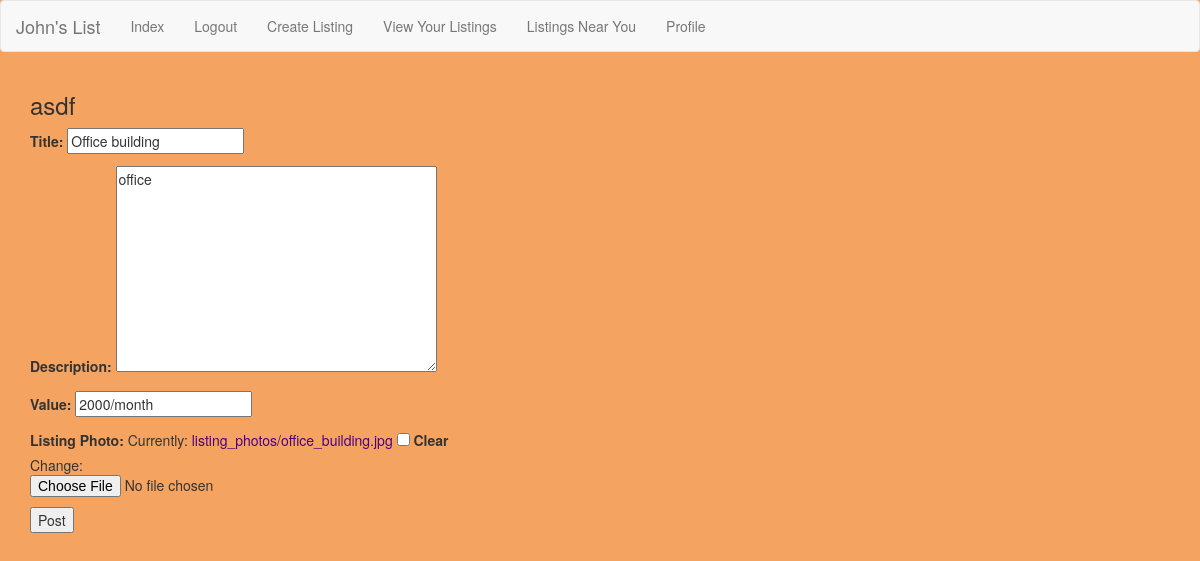
The page /accounts/profile/listings/update_listing/5/ (signed in) on the database as committed earlier.
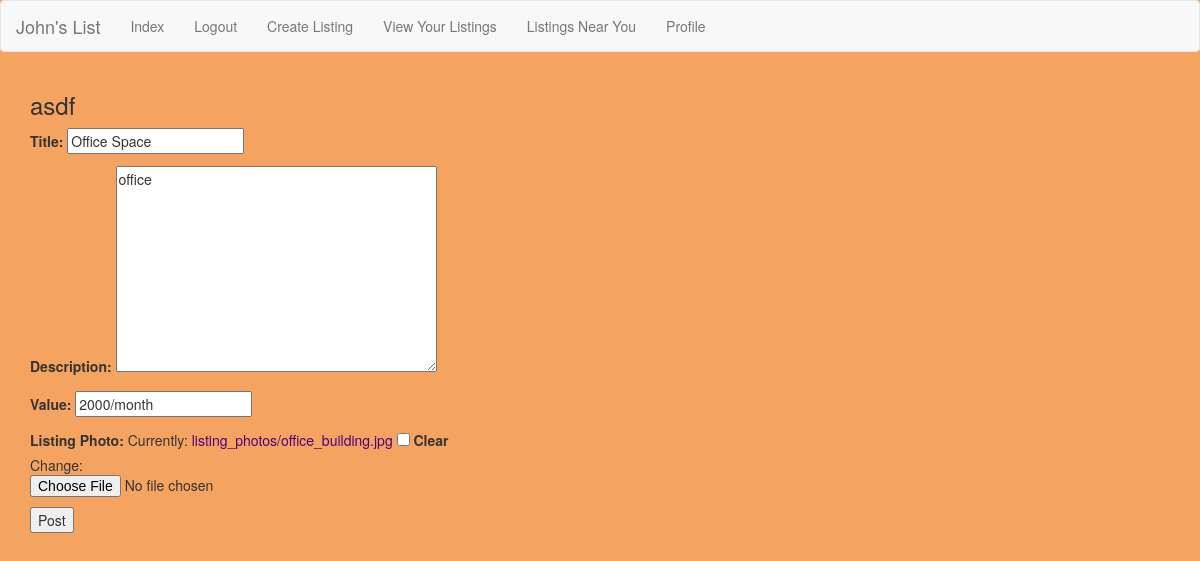
The same page on the database as committed later.
### craigs_list/models.py (models this page shows, shortened)
class Listing(models.Model):
    listing_category = models.ForeignKey(Category)
    listing_subcategory = models.ForeignKey(SubCategory)
    city = models.CharField(max_length=30, choices=CITY_CHOICES, default=GREENVILLE)
    title = models.CharField(max_length=30)
    description = models.TextField()
    value = models.CharField(max_length=30)
    user = models.ForeignKey(User)
    created = models.DateTimeField(auto_now_add=True)
    photo = models.ImageField(upload_to="listing_photos", null=True, blank=True, verbose_name="Listing Photo")

### craigs_list/views.py (the view, shortened to what this page needs)
# urls.py: url(r'^accounts/profile/listings/update_listing/(?P<pk>\d+)/$', ListingUpdateView.as_view(), name='update_listing_view'),
class ListingUpdateView(LoginRequiredMixin, UpdateView):
    model = Listing
    fields = ['title', 'description', 'value', 'photo']
    success_url = '/accounts/profile/listings'

### templates/craigs_list/listing_form.html (shortened to what this page needs)
{% extends "base.html" %}
{% block content %}
  <form class="" action="" method="post" enctype="multipart/form-data">
    {{ form.as_p }}
    <input type="submit" name="name" value="Post">
  </form>
{% endblock %}

Rows that differ between the two databases and show on the page:
changed Listing "office": title "Office building" → "Office Space"
